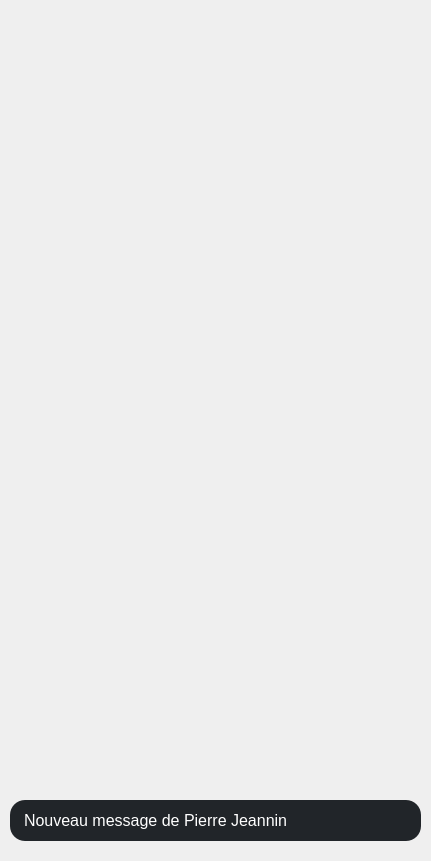
       <widget class="QWidget" name="scrollContents_contacts">
        <property name="geometry">
         <rect>
          <x>0</x>
          <y>0</y>
          <width>431</width>
          <height>861</height>
         </rect>
        </property>
        <property name="styleSheet">
         <string notr="true">margin-bottom: 10px;</string>
        </property>
        <widget class="QFrame" name="frame_notif">
         <property name="geometry">
          <rect>
           <x>10</x>
           <y>800</y>
           <width>411</width>
           <height>51</height>
          </rect>
         </property>
         <property name="styleSheet">
          <string notr="true">background: rgb(33, 37, 41);
border-radius: 15px;</string>
         </property>
         <property name="frameShape">
          <enum>QFrame::StyledPanel</enum>
         </property>
         <property name="frameShadow">
          <enum>QFrame::Raised</enum>
         </property>
         <widget class="QLabel" name="label_notif">
          <property name="geometry">
           <rect>
            <x>10</x>
            <y>10</y>
            <width>161</width>
            <height>31</height>
           </rect>
          </property>
          <property name="font">
           <font>
            <pointsize>12</pointsize>
           </font>
          </property>
          <property name="styleSheet">
           <string notr="true">color: white;</string>
          </property>
          <property name="text">
           <string>Nouveau message de </string>
          </property>
         </widget>
         <widget class="QPushButton" name="btn_close_notif">
          <property name="geometry">
           <rect>
            <x>330</x>
            <y>0</y>
            <width>41</width>
            <height>51</height>
           </rect>
          </property>
          <property name="cursor">
           <cursorShape>PointingHandCursor</cursorShape>
          </property>
          <property name="text">
           <string/>
          </property>
          <property name="icon">
           <iconset>
            <normaloff>assets/icons/croix.png</normaloff>assets/icons/croix.png</iconset>
          </property>
          <property name="iconSize">
           <size>
            <width>25</width>
            <height>25</height>
           </size>
          </property>
         </widget>
         <widget class="QLabel" name="label_notif_nom">
          <property name="geometry">
           <rect>
            <x>170</x>
            <y>10</y>
            <width>231</width>
            <height>31</height>
           </rect>
          </property>
          <property name="font">
           <font>
            <pointsize>12</pointsize>
           </font>
          </property>
          <property name="styleSheet">
           <string notr="true">color: white;</string>
          </property>
          <property name="text">
           <string>Pierre Jeannin</string>
          </property>
         </widget>
         <zorder>label_notif_nom</zorder>
         <zorder>label_notif</zorder>
         <zorder>btn_close_notif</zorder>
        </widget>
       </widget>
